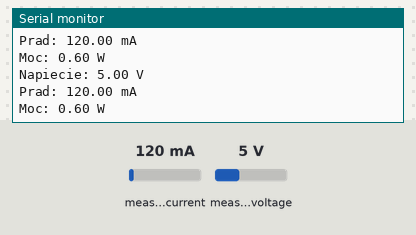
Bench run of a sketch on a simulated Arduino Uno, built with avr-gcc and run on an emulated ATmega328P. On the bench: the last lines printed to the serial monitor. The inputs (shaded band) are chosen by the test bench; at power-on: measured current 120 mA, measured voltage 5 V.

Above: at 1.2 s.
1.3 s: measured current set to 40 mA
At 2.6 s:
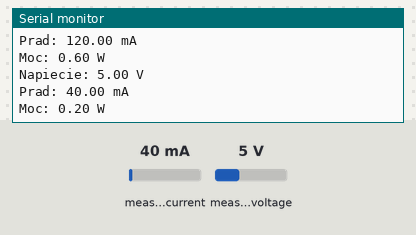
2.8 s: measured voltage set to 0.3 V
At 3.8 s:
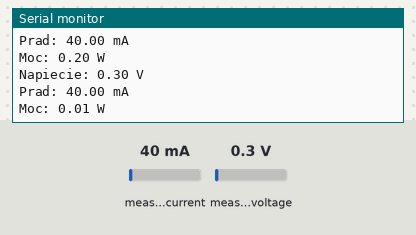
4.3 s: measured current set to 500 mA
At 5.8 s:
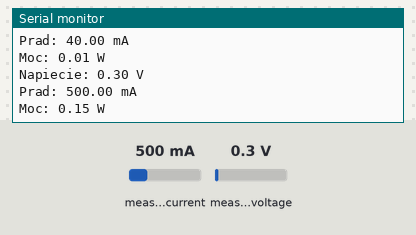
Timing chart, 0 to 7.3 s (numbered marks = the images above; inputs shaded):
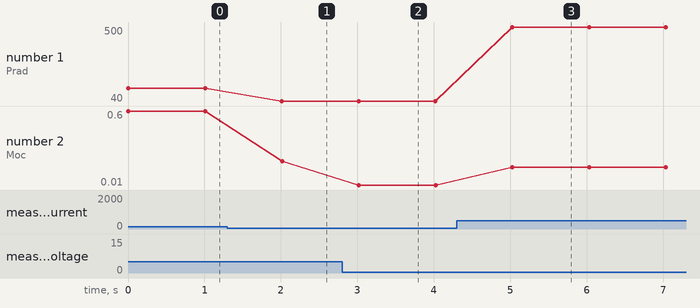

Measured:
- after the input at 1.3 s, the serial monitor: prints a new line after 0.71 s (image 1)
- after the input at 2.8 s, the serial monitor: prints a new line after 0.22 s (image 2)
- after the input at 4.3 s, the serial monitor: prints a new line after 0.73 s (image 3)
- plotted number 1: 120 → 40 after the input at 1.3 s, 40 → 500 after the input at 4.3 s
- plotted number 2: 0.6 → 0.2 after the input at 1.3 s, 0.2 → 0.01 after the input at 2.8 s, 0.01 → 0.15 after the input at 4.3 s

The sketch:

sketch_temperature.ino
```cpp
#include <Wire.h>
#include <Adafruit_INA219.h>

Adafruit_INA219 ina219;

void setup() {
  Serial.begin(115200);

  if (!ina219.begin()) {
    Serial.println("Nie znaleziono INA219!");
    while (1);
  }
}

void loop() {
  float voltage = ina219.getBusVoltage_V();
  float current = ina219.getCurrent_mA();
  float power = voltage * current / 1000.0;

  Serial.print("Napiecie: ");
  Serial.print(voltage);
  Serial.println(" V");

  Serial.print("Prad: ");
  Serial.print(current);
  Serial.println(" mA");

  Serial.print("Moc: ");
  Serial.print(power);
  Serial.println(" W");

  delay(1000);
}
```
